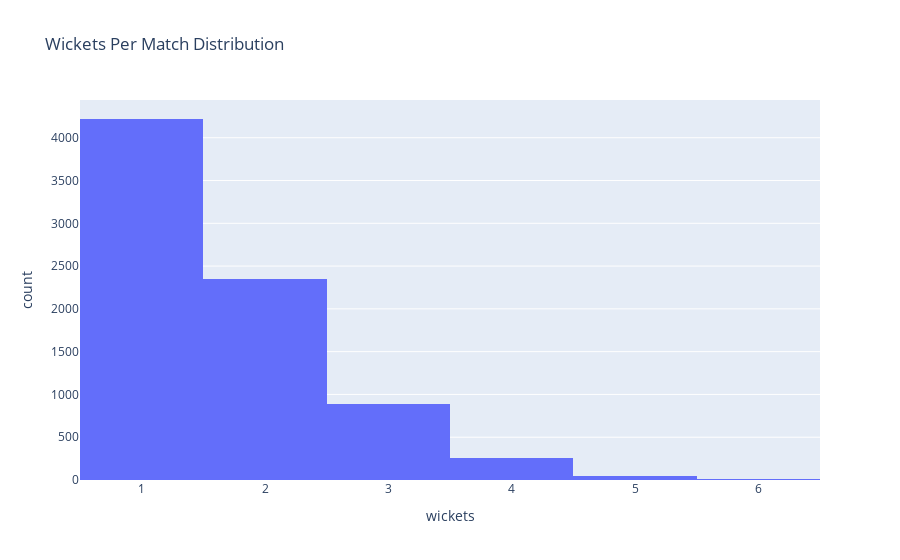

Source (notebook cell):
### Code cell
px.histogram(
    bowler_match_wickets,
    x="wickets",
    nbins=10,
    title="Wickets Per Match Distribution"
).show()

### Figure 1 — Plotly figure (JSON) as saved in the notebook; plotly's stock layout.template omitted (floating-point values rounded to 4 significant figures; data arrays with more than 128 entries replaced by an {"elided": "..."} marker saying what was removed)
{"data": [{"bingroup": "x", "hovertemplate": "wickets=%{x}<br>count=%{y}<extra></extra>", "legendgroup": "", "marker": {"color": "#636efa", "pattern": {"shape": ""}}, "name": "", "nbinsx": 10, "orientation": "v", "showlegend": false, "type": "histogram", "x": {"elided": "7775 int values"}, "xaxis": "x", "yaxis": "y"}], "layout": {"barmode": "relative", "legend": {"tracegroupgap": 0}, "title": {"text": "Wickets Per Match Distribution"}, "xaxis": {"anchor": "y", "domain": [0, 1], "title": {"text": "wickets"}}, "yaxis": {"anchor": "x", "domain": [0, 1], "title": {"text": "count"}}}}
